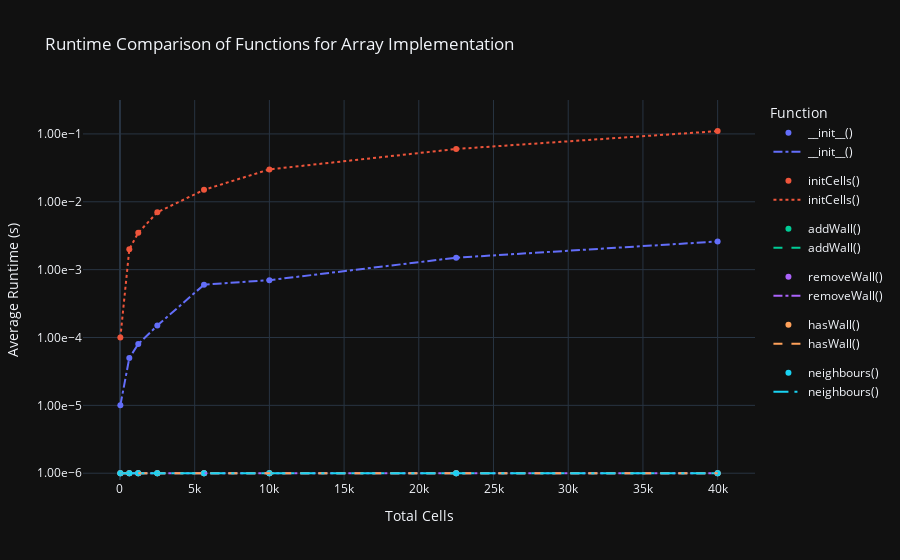

Notebook source saved alongside this figure:
### Code cell
# Desired functions
functions = ['__init__()', 'initCells()', 'addWall()', 'removeWall()', 'hasWall()', 'neighbours()']

# Line styles and widths for each function
line_styles = ['dashdot', 'dot', 'dash', 'dashdot', 'dash', 'longdashdot']
line_widths = [2, 2, 2, 2, 2, 2]

# Create a scatter plot
fig_scatter = px.scatter(
    data_frame=arrayFunctionsDF,
    x='totalCells',
    y=functions,
    labels={'totalCells': 'Total Cells', '__init__()': '__init__()', 'initCells()': 'initCells()', 'addWall()': 'addWall()', 'removeWall()': 'removeWall()', 'hasWall()': 'hasWall()', 'neighbours()': 'neighbours()'},
    title='Total Cells vs. Average Runtime for Selected Array Functions',
    hover_data={'totalCells': ':.2f', 'value': ':.2e'}
)

# Create a line plot with different line styles and widths
fig_line = px.line(
    data_frame=arrayFunctionsDF,
    x='totalCells',
    y=functions,
    labels={'totalCells': 'Total Cells', '__init__()': '__init__()', 'initCells()': 'initCells()', 'addWall()': 'addWall()', 'removeWall()': 'removeWall()', 'hasWall()': 'hasWall()', 'neighbours()': 'neighbours()'},
    hover_data={'totalCells': ':.2f', 'value': ':.2e'}
)

# Combine the scatter and line plots
fig_combine = go.Figure(data=fig_scatter.data + fig_line.data)

# Update line styles and widths for each trace
for i, trace in enumerate(fig_combine.data[len(functions):]):
    trace.line.dash = line_styles[i]
    trace.line.width = line_widths[i]

# Update layout with logarithmic y-axis and scientific notation
fig_combine.update_layout(
    template='plotly_dark',
    title='Runtime Comparison of Functions for Array Implementation',
    xaxis_title='Total Cells',
    yaxis_title='Average Runtime (s)',
    legend_title='Function',
    yaxis_type='log',
    yaxis_tickformat='.2e',  # decimal places
    yaxis_tickvals=[1e-7, 1e-6, 1e-5, 1e-4, 1e-3, 1e-2, 1e-1, 1e0],  # tick values
    yaxis_range=[-6.1, -0.5],  
    hoverlabel=dict(namelength=-1) 
)

fig_combine.show()

### Figure 1 — Plotly figure (JSON) as saved in the notebook; plotly's stock layout.template omitted (floating-point values rounded to 4 significant figures)
{"data": [{"hovertemplate": "variable=__init__()<br>Total Cells=%{x:.2f}<br>value=%{y:.2e}<extra></extra>", "legendgroup": "__init__()", "marker": {"color": "#636efa", "symbol": "circle"}, "mode": "markers", "name": "__init__()", "orientation": "v", "showlegend": true, "type": "scatter", "x": [25, 625, 1225, 2500, 5625, 10000, 22500, 40000], "xaxis": "x", "y": [1e-05, 5e-05, 8e-05, 0.00015, 0.0006, 0.0007, 0.0015, 0.0026], "yaxis": "y"}, {"hovertemplate": "variable=initCells()<br>Total Cells=%{x:.2f}<br>value=%{y:.2e}<extra></extra>", "legendgroup": "initCells()", "marker": {"color": "#EF553B", "symbol": "circle"}, "mode": "markers", "name": "initCells()", "orientation": "v", "showlegend": true, "type": "scatter", "x": [25, 625, 1225, 2500, 5625, 10000, 22500, 40000], "xaxis": "x", "y": [0.0001, 0.002, 0.0035, 0.007, 0.015, 0.03, 0.06, 0.11], "yaxis": "y"}, {"hovertemplate": "variable=addWall()<br>Total Cells=%{x:.2f}<br>value=%{y:.2e}<extra></extra>", "legendgroup": "addWall()", "marker": {"color": "#00cc96", "symbol": "circle"}, "mode": "markers", "name": "addWall()", "orientation": "v", "showlegend": true, "type": "scatter", "x": [25, 625, 1225, 2500, 5625, 10000, 22500, 40000], "xaxis": "x", "y": [1e-06, 1e-06, 1e-06, 1e-06, 1e-06, 1e-06, 1e-06, 1e-06], "yaxis": "y"}, {"hovertemplate": "variable=removeWall()<br>Total Cells=%{x:.2f}<br>value=%{y:.2e}<extra></extra>", "legendgroup": "removeWall()", "marker": {"color": "#ab63fa", "symbol": "circle"}, "mode": "markers", "name": "removeWall()", "orientation": "v", "showlegend": true, "type": "scatter", "x": [25, 625, 1225, 2500, 5625, 10000, 22500, 40000], "xaxis": "x", "y": [1e-06, 1e-06, 1e-06, 1e-06, 1e-06, 1e-06, 1e-06, 1e-06], "yaxis": "y"}, {"hovertemplate": "variable=hasWall()<br>Total Cells=%{x:.2f}<br>value=%{y:.2e}<extra></extra>", "legendgroup": "hasWall()", "marker": {"color": "#FFA15A", "symbol": "circle"}, "mode": "markers", "name": "hasWall()", "orientation": "v", "showlegend": true, "type": "scatter", "x": [25, 625, 1225, 2500, 5625, 10000, 22500, 40000], "xaxis": "x", "y": [1e-06, 1e-06, 1e-06, 1e-06, 1e-06, 1e-06, 1e-06, 1e-06], "yaxis": "y"}, {"hovertemplate": "variable=neighbours()<br>Total Cells=%{x:.2f}<br>value=%{y:.2e}<extra></extra>", "legendgroup": "neighbours()", "marker": {"color": "#19d3f3", "symbol": "circle"}, "mode": "markers", "name": "neighbours()", "orientation": "v", "showlegend": true, "type": "scatter", "x": [25, 625, 1225, 2500, 5625, 10000, 22500, 40000], "xaxis": "x", "y": [1e-06, 1e-06, 1e-06, 1e-06, 1e-06, 1e-06, 1e-06, 1e-06], "yaxis": "y"}, {"hovertemplate": "variable=__init__()<br>Total Cells=%{x:.2f}<br>value=%{y:.2e}<extra></extra>", "legendgroup": "__init__()", "line": {"color": "#636efa", "dash": "dashdot", "width": 2}, "marker": {"symbol": "circle"}, "mode": "lines", "name": "__init__()", "orientation": "v", "showlegend": true, "type": "scatter", "x": [25, 625, 1225, 2500, 5625, 10000, 22500, 40000], "xaxis": "x", "y": [1e-05, 5e-05, 8e-05, 0.00015, 0.0006, 0.0007, 0.0015, 0.0026], "yaxis": "y"}, {"hovertemplate": "variable=initCells()<br>Total Cells=%{x:.2f}<br>value=%{y:.2e}<extra></extra>", "legendgroup": "initCells()", "line": {"color": "#EF553B", "dash": "dot", "width": 2}, "marker": {"symbol": "circle"}, "mode": "lines", "name": "initCells()", "orientation": "v", "showlegend": true, "type": "scatter", "x": [25, 625, 1225, 2500, 5625, 10000, 22500, 40000], "xaxis": "x", "y": [0.0001, 0.002, 0.0035, 0.007, 0.015, 0.03, 0.06, 0.11], "yaxis": "y"}, {"hovertemplate": "variable=addWall()<br>Total Cells=%{x:.2f}<br>value=%{y:.2e}<extra></extra>", "legendgroup": "addWall()", "line": {"color": "#00cc96", "dash": "dash", "width": 2}, "marker": {"symbol": "circle"}, "mode": "lines", "name": "addWall()", "orientation": "v", "showlegend": true, "type": "scatter", "x": [25, 625, 1225, 2500, 5625, 10000, 22500, 40000], "xaxis": "x", "y": [1e-06, 1e-06, 1e-06, 1e-06, 1e-06, 1e-06, 1e-06, 1e-06], "yaxis": "y"}, {"hovertemplate": "variable=removeWall()<br>Total Cells=%{x:.2f}<br>value=%{y:.2e}<extra></extra>", "legendgroup": "removeWall()", "line": {"color": "#ab63fa", "dash": "dashdot", "width": 2}, "marker": {"symbol": "circle"}, "mode": "lines", "name": "removeWall()", "orientation": "v", "showlegend": true, "type": "scatter", "x": [25, 625, 1225, 2500, 5625, 10000, 22500, 40000], "xaxis": "x", "y": [1e-06, 1e-06, 1e-06, 1e-06, 1e-06, 1e-06, 1e-06, 1e-06], "yaxis": "y"}, {"hovertemplate": "variable=hasWall()<br>Total Cells=%{x:.2f}<br>value=%{y:.2e}<extra></extra>", "legendgroup": "hasWall()", "line": {"color": "#FFA15A", "dash": "dash", "width": 2}, "marker": {"symbol": "circle"}, "mode": "lines", "name": "hasWall()", "orientation": "v", "showlegend": true, "type": "scatter", "x": [25, 625, 1225, 2500, 5625, 10000, 22500, 40000], "xaxis": "x", "y": [1e-06, 1e-06, 1e-06, 1e-06, 1e-06, 1e-06, 1e-06, 1e-06], "yaxis": "y"}, {"hovertemplate": "variable=neighbours()<br>Total Cells=%{x:.2f}<br>value=%{y:.2e}<extra></extra>", "legendgroup": "neighbours()", "line": {"color": "#19d3f3", "dash": "longdashdot", "width": 2}, "marker": {"symbol": "circle"}, "mode": "lines", "name": "neighbours()", "orientation": "v", "showlegend": true, "type": "scatter", "x": [25, 625, 1225, 2500, 5625, 10000, 22500, 40000], "xaxis": "x", "y": [1e-06, 1e-06, 1e-06, 1e-06, 1e-06, 1e-06, 1e-06, 1e-06], "yaxis": "y"}], "layout": {"autosize": true, "hoverlabel": {"namelength": -1}, "legend": {"title": {"text": "Function"}}, "title": {"text": "Runtime Comparison of Functions for Array Implementation"}, "xaxis": {"autorange": true, "range": [-2326.0, 42350.0], "title": {"text": "Total Cells"}, "type": "linear"}, "yaxis": {"range": [-6.1, -0.5], "tickformat": ".2e", "tickvals": [1e-07, 1e-06, 1e-05, 0.0001, 0.001, 0.01, 0.1, 1], "title": {"text": "Average Runtime (s)"}, "type": "log"}}}
